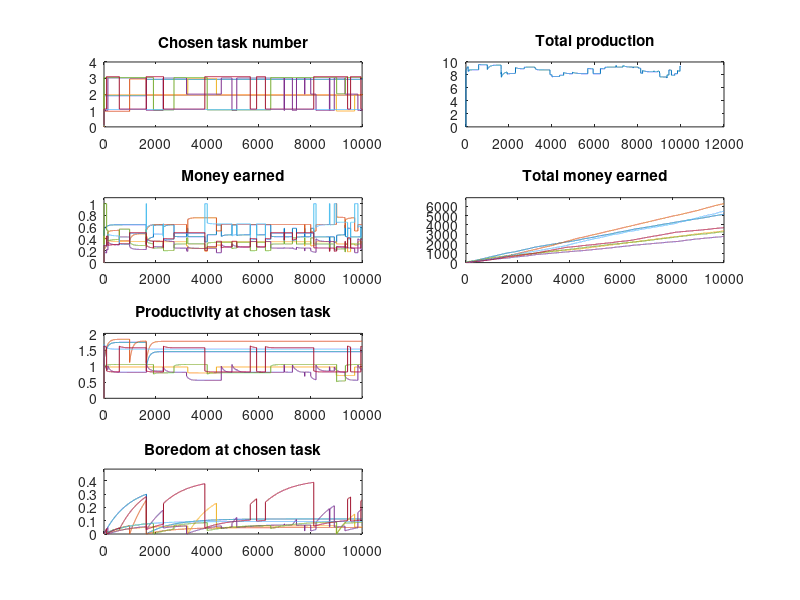

This chart was generated by the following MATLAB code:
%Main function
clearvars;

%Initialize the variables:
N=7; %Number of persons
M=3; %Number of tasks

%Parameters of the model
abilitymu = 1;
abilitysd = 0.3;
prodmu = 1;
prodsd = 0.3;
boredommu=0.10;
boredomsd = 0.30;
learning = 0.01;
forgetting = 0.003;
boredomIncrease = 0.001;
boredomDecrease = 0.0003;
switchPossibilityFrequency = 0.003; %Meaning ~all 1/x days

%initialize random variables
abilities = abs(abilitymu + abilitysd*randn(N,1));
initialProductivity = abs(prodmu + prodsd*randn(N,M));
maximalBoredom = abs(boredommu + boredomsd*randn(N,M));


%Variables for simulation
simulationTime=10000;
dt = 1;

catastrophe = false;
catastropheTime = 3000;


%Other needed variables
taskvalue = ones(1,M);
chosenTask = ones(N,1);
productivity = initialProductivity;
boredom = zeros(N,M);
boredomAtChosenTask = zeros(N,1);
productivityAtChosenTask = zeros(N,1);
production = zeros(1,M);
money = zeros(N,1);
totalmoney = zeros(N,1);
taskTime = zeros(N,1);
moneyTime = zeros(N,1);
totalmoneyTime = zeros(N,1);
boredomTime = zeros(N,1);
productivityTime = zeros(N,1);
totalProduction = 0;
productionTime = 0;
alive = ones(N,1);

%Initialize dependent values
maximalProductivity = initialProductivity;
for i=1:N
    for j=1:M
        maximalProductivity(i,j) = maximalProductivity(i,j)*abilities(i,1);
    end
end
%maximalBoredom = initialProductivity*maxBoredomFactor;

%initialize choice: everyone choses task where productivity is best
maxProductivity = zeros(N,1);
for i=1:N
    for j=1:M
        if(productivity(i,j) > maxProductivity(i,1))
            chosenTask(i,1) = j;
            maxProductivity(i,1) = productivity(i,j);
        end
    end
end

timesteps = simulationTime/dt;
for t=0:timesteps
    %Update total production
    production = zeros(1,M);
    for i=1:N
        if(alive(i,1))
            production(chosenTask(i,1)) =  production(chosenTask(i,1)) + productivity(i,chosenTask(i,1));
        end
    end
    
    %Calculate who earns how much money and update total production
    totalProduction = 0;
    for i=1:N
        if(alive(i,1))
            money(i,1) = productivity(i,chosenTask(i,1)) / production(chosenTask(i,1));
            totalmoney(i,1) = totalmoney(i,1) + money(i,1);
            totalProduction = totalProduction + productivity(i,chosenTask(i,1));
        end
    end
    
    %Update abilities
    for i=1:N
        if(alive(i,1))
            for j=1:M
                if(chosenTask(i,1) == j)
                    productivity(i,j) = productivity(i,j) + (maximalProductivity(i,j)-productivity(i,j))*(learning*dt);
                    %productivity(i,j) = min(maximalProductivity(i,j), productivity(i,j) + learning*dt);
                    boredom(i,j) = boredom(i,j) + (maximalBoredom(i,j)-boredom(i,j))*(boredomIncrease*dt);
                    %boredom(i,j) = boredom(i,j) + (maximalBoredom(i,j)-boredom(i,j))*(boredomIncrease*boredomSensitivity(i,1)*dt);
                    %boredom(i,j) = min(maximalBoredom(i,j), boredom(i,j) + boredomIncrease*boredomSensitivity(i,1)*dt);
                else
                    productivity(i,j) = productivity(i,j) - (productivity(i,j)-initialProductivity(i,j))*(forgetting*dt);
                    %productivity(i,j) = max(initialProductivity(i,j), productivity(i,j) - forgetting*dt);
                    boredom(i,j) = boredom(i,j) - (boredom(i,j))*(boredomDecrease*dt);
                    %boredom(i,j) = boredom(i,j) - (boredom(i,j))*(boredomDecrease*boredomSensitivity(i,1)*dt);
                    %boredom(i,j) = max(0, boredom(i,j) - boredomDecrease*dt);
                end
            end
        end
    end
    
    %Allow one person to change the job
    for i=1:N
        if(alive(i,1))
            if(rand() < switchPossibilityFrequency*dt)
                maxGain=-1000;
                bestTask=0;
                for j=1:M
                    if(j == chosenTask(i,1))
                        gain = productivity(i,j) / production(chosenTask(i,1));
                    else
                        gain = productivity(i,j) / (production(1,j)+productivity(i,j));
                    end
                    gain = gain - boredom(i,j);
                    if(gain > maxGain)
                        maxGain=gain;
                        bestTask=j;
                    end
                end
                chosenTask(i,1) = bestTask;
            end
        end
    end
    
    %Update boredom
    for i=1:N
        if(alive(i,1))
            boredomAtChosenTask(i,1) = boredom(i,chosenTask(i,1));
            productivityAtChosenTask(i,1) = productivity(i,chosenTask(i,1));
        end
    end
    
    %Kill someone
    if(catastropheTime < t*dt)
        if catastrophe
            chosenTask(1,1) = -1;
            alive(1,1) = 0;
            totalmoney(1,1)=-1000;
            boredom(1,:)=-10;
            boredomAtChosenTask(1,1)=-10;
            productivityAtChosenTask(1,1)=-10;
            productivity(1,:)=-10;
            money(1,1)=-10;
        end
    end
    
    
    taskTime = [taskTime chosenTask];
    moneyTime = [moneyTime money];
    totalmoneyTime = [totalmoneyTime totalmoney];
    boredomTime = [boredomTime boredomAtChosenTask];
    productivityTime = [productivityTime productivityAtChosenTask];
    productionTime = [productionTime totalProduction];
end

time = 0:timesteps+1;

%For visibility, so that lines don't hide each other (superimposition); 
%TODO: find better way to make them all visible
for i=1:N
    for t=1:timesteps+1
        taskTime(i,t) = taskTime(i,t) - 0.1 + 0.2/N*i;
    end
end

subplot(4,2,1)
plot(time, taskTime)
axis([0 timesteps 0 M+1])
title('Chosen task number');

subplot(4,2,3)
plot(time, moneyTime)
axis([0 timesteps 0 1.1])
title('Money earned');

subplot(4,2,5)
plot(time, productivityTime)
axis([0 timesteps 0 max(productivityTime(:))*1.1])
title('Productivity at chosen task');

subplot(4,2,7)
plot(time, boredomTime)
axis([0 timesteps 0 max(boredomTime(:))+0.1])
title('Boredom at chosen task');

subplot(4,2,2)
plot(time, productionTime)
title('Total production')

subplot(4,2,4)
plot(time, totalmoneyTime)
axis([0 timesteps 0 max(totalmoneyTime(:))*1.1])
title('Total money earned')

%Idea for alternative representation (DIFFICULT!!)
%Have the tasks represented as locations on a 2D plot. Then each person
%(represented by a drawing of a person/worker or by a face)
%stands next to the task he is performing, and a pile of coins shows how
%much he earns. Then we see the workers moving to another point when they 
%change the task.
